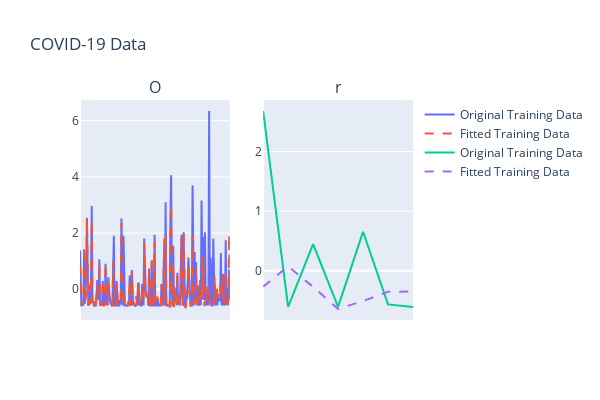

Write notebook code for a chart like this one.
### Markdown cell above
### GRU

### Code cell
gru_model = Sequential()
gru_model.add(GRU(600, dropout=0.2, return_sequences=False, input_shape=(X_train_seq.shape[1], X_train_seq.shape[2])))
gru_model.add(Dense(8, activation='relu'))
gru_model.add(Dense(1, activation='linear'))
set_epsilon(1)
gru_model.compile(optimizer=Adam(learning_rate=0.001), loss=MeanAbsoluteError(), metrics=[MeanAbsolutePercentageError()])
gru_model.summary()


# training
early_stopping = EarlyStopping(monitor='val_loss', patience=20, restore_best_weights=True)
reduce_lr = ReduceLROnPlateau(monitor='val_loss', factor=0.9, patience=5, min_lr=0.00000001)

history = gru_model.fit(X_train_seq, y_train_seq, epochs=200, batch_size=32, validation_split=0.2, verbose=1)


# plot the loss function
plt.plot(history.history['loss'], label='Training loss')
plt.plot(history.history['val_loss'], label='Validation loss')
plt.legend()


# visualization the result
y_pred_train = gru_model.predict(X_train_seq).reshape(-1,1)
y_pred_test = gru_model.predict(X_test_seq).reshape(-1,1)

num_dates = len(df['Date'])
step = max(1, num_dates // 15)
display_dates = df['Date'][::step]

fig = make_subplots(
    rows=1, cols=2,
    subplot_titles=("Original Training Data"),
    shared_xaxes=True
)

fig.add_trace(go.Scatter(x=np.arange(len(X_train) - sequence_length + 1), y=y_train_seq.flatten(), mode='lines', name='Original Training Data'), row=1, col=1)
fig.add_trace(go.Scatter(x=np.arange(len(X_train) - sequence_length + 1), y=y_pred_train.flatten(), mode='lines', name='Fitted Training Data', line=dict(dash='dash')), row=1, col=1)

fig.add_trace(go.Scatter(x=np.arange(len(X_test) - sequence_length + 1), y=y_test_seq.flatten(), mode='lines', name='Original Training Data'), row=1, col=2)
fig.add_trace(go.Scatter(x=np.arange(len(X_test) - sequence_length + 1), y=y_pred_test.flatten(), mode='lines', name='Fitted Training Data', line=dict(dash='dash')), row=1, col=2)

fig.update_layout(
    height=400, width=600,
    title_text="COVID-19 Data",
    hovermode='x unified'
)

for i in range(1, 2):
    for j in range(1, 3):
        fig.update_xaxes(
            tickvals=display_dates,
            tickformat="%b %d\n%Y",
            tickangle=45,
            row=i, col=j
        )
fig.show()


# Compute score metrics
# Convert to tensors
y_true_tf = tf.convert_to_tensor(y_test_seq.reshape(-1), dtype=tf.float32)
y_pred_tf = tf.convert_to_tensor(y_pred_test.reshape(-1), dtype=tf.float32)

# Initialize the metrics
mae_metric = tf.keras.metrics.MeanAbsoluteError()
mse_metric = tf.keras.metrics.MeanSquaredError()

# Update the state with the true and predicted values
mae_metric.update_state(y_true_tf, y_pred_tf)
mse_metric.update_state(y_true_tf, y_pred_tf)

# Calculate MAE and MSE
mae = mae_metric.result().numpy()
mse = mse_metric.result().numpy()

# Calculate RMSE
rmse = np.sqrt(mse)

# Calculate R² score
total_error = tf.reduce_sum(tf.square(y_true_tf - tf.reduce_mean(y_true_tf)))
unexplained_error = tf.reduce_sum(tf.square(y_true_tf - y_pred_tf))
r2_score = 1 - tf.divide(unexplained_error, total_error).numpy()

print(f"MAE: {mae}")
print(f"RMSE: {rmse}")
print(f"R² score: {r2_score}")


# save the model
gru_model.save("./checkpoints/gru.h5")

### Figure 1 — Plotly figure (JSON) as saved in the notebook; plotly's stock layout.template omitted (floating-point values rounded to 4 significant figures; data arrays with more than 128 entries replaced by an {"elided": "..."} marker saying what was removed)
{"data": [{"mode": "lines", "name": "Original Training Data", "type": "scatter", "x": {"elided": "219 int values"}, "xaxis": "x", "y": {"elided": "218 float values"}, "yaxis": "y"}, {"line": {"dash": "dash"}, "mode": "lines", "name": "Fitted Training Data", "type": "scatter", "x": {"elided": "219 int values"}, "xaxis": "x", "y": {"elided": "218 float values"}, "yaxis": "y"}, {"mode": "lines", "name": "Original Training Data", "type": "scatter", "x": [0, 1, 2, 3, 4, 5, 6, 7], "xaxis": "x2", "y": [2.681, -0.6082, 0.4469, -0.6082, 0.6537, -0.5669, -0.6082], "yaxis": "y2"}, {"line": {"dash": "dash"}, "mode": "lines", "name": "Fitted Training Data", "type": "scatter", "x": [0, 1, 2, 3, 4, 5, 6, 7], "xaxis": "x2", "y": [-0.2686, 0.07285, -0.2709, -0.6434, -0.5089, -0.3535, -0.3497], "yaxis": "y2"}], "layout": {"annotations": [{"font": {"size": 16}, "showarrow": false, "text": "O", "x": 0.225, "xanchor": "center", "xref": "paper", "y": 1, "yanchor": "bottom", "yref": "paper"}, {"font": {"size": 16}, "showarrow": false, "text": "r", "x": 0.775, "xanchor": "center", "xref": "paper", "y": 1, "yanchor": "bottom", "yref": "paper"}], "height": 400, "hovermode": "x unified", "title": {"text": "COVID-19 Data"}, "width": 600, "xaxis": {"anchor": "y", "domain": [0, 0.45], "tickangle": 45, "tickformat": "%b %d\n%Y", "tickvals": ["2021-01-14T00:00:00", "2021-01-29T00:00:00", "2021-02-13T00:00:00", "2021-02-28T00:00:00", "2021-03-15T00:00:00", "2021-03-30T00:00:00", "2021-04-14T00:00:00", "2021-04-29T00:00:00", "2021-05-14T00:00:00", "2021-05-29T00:00:00", "2021-06-13T00:00:00", "2021-06-28T00:00:00", "2021-07-13T00:00:00", "2021-07-28T00:00:00", "2021-08-12T00:00:00", "2021-08-27T00:00:00"]}, "xaxis2": {"anchor": "y2", "domain": [0.55, 1], "tickangle": 45, "tickformat": "%b %d\n%Y", "tickvals": ["2021-01-14T00:00:00", "2021-01-29T00:00:00", "2021-02-13T00:00:00", "2021-02-28T00:00:00", "2021-03-15T00:00:00", "2021-03-30T00:00:00", "2021-04-14T00:00:00", "2021-04-29T00:00:00", "2021-05-14T00:00:00", "2021-05-29T00:00:00", "2021-06-13T00:00:00", "2021-06-28T00:00:00", "2021-07-13T00:00:00", "2021-07-28T00:00:00", "2021-08-12T00:00:00", "2021-08-27T00:00:00"]}, "yaxis": {"anchor": "x", "domain": [0, 1]}, "yaxis2": {"anchor": "x2", "domain": [0, 1]}}}
